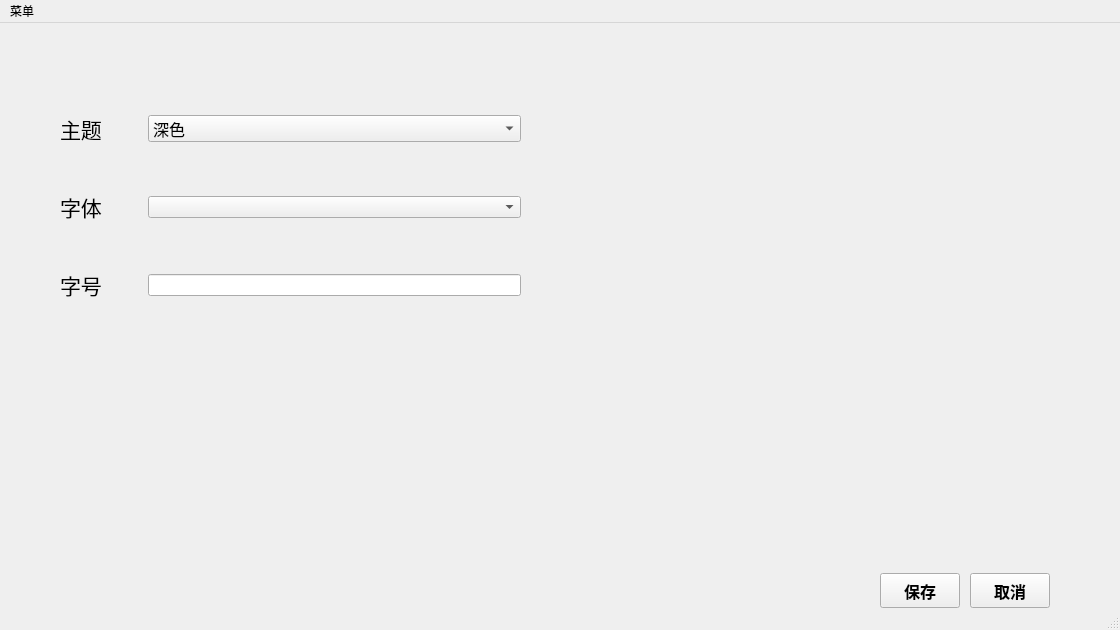
<?xml version="1.0" encoding="UTF-8"?>
<ui version="4.0">
 <class>CmdDialog</class>
 <widget class="QMainWindow" name="CmdDialog">
  <property name="geometry">
   <rect>
    <x>0</x>
    <y>0</y>
    <width>1120</width>
    <height>630</height>
   </rect>
  </property>
  <property name="minimumSize">
   <size>
    <width>1120</width>
    <height>630</height>
   </size>
  </property>
  <property name="maximumSize">
   <size>
    <width>1120</width>
    <height>630</height>
   </size>
  </property>
  <property name="windowTitle">
   <string>MainWindow</string>
  </property>
  <widget class="QWidget" name="centralwidget">
   <widget class="QStackedWidget" name="stackedWidget">
    <property name="geometry">
     <rect>
      <x>0</x>
      <y>0</y>
      <width>1115</width>
      <height>625</height>
     </rect>
    </property>
    <property name="minimumSize">
     <size>
      <width>1115</width>
      <height>625</height>
     </size>
    </property>
    <property name="currentIndex">
     <number>1</number>
    </property>
    <widget class="QWidget" name="terminal">
     <widget class="QTextEdit" name="textEdit">
      <property name="geometry">
       <rect>
        <x>10</x>
        <y>6</y>
        <width>1100</width>
        <height>580</height>
       </rect>
      </property>
      <property name="minimumSize">
       <size>
        <width>1100</width>
        <height>0</height>
       </size>
      </property>
     </widget>
    </widget>
    <widget class="QWidget" name="config">
     <widget class="QPushButton" name="confirmButton">
      <property name="geometry">
       <rect>
        <x>880</x>
        <y>550</y>
        <width>80</width>
        <height>35</height>
       </rect>
      </property>
      <property name="font">
       <font>
        <pointsize>12</pointsize>
        <bold>true</bold>
       </font>
      </property>
      <property name="text">
       <string>保存</string>
      </property>
     </widget>
     <widget class="QPushButton" name="cancelButton">
      <property name="geometry">
       <rect>
        <x>970</x>
        <y>550</y>
        <width>80</width>
        <height>35</height>
       </rect>
      </property>
      <property name="font">
       <font>
        <pointsize>12</pointsize>
        <bold>true</bold>
       </font>
      </property>
      <property name="text">
       <string>取消</string>
      </property>
     </widget>
     <widget class="QWidget" name="layoutWidget">
      <property name="geometry">
       <rect>
        <x>60</x>
        <y>50</y>
        <width>461</width>
        <height>271</height>
       </rect>
      </property>
      <layout class="QGridLayout" name="gridLayout">
       <item row="0" column="2">
        <widget class="QComboBox" name="themecomboBox">
         <property name="font">
          <font>
           <pointsize>12</pointsize>
          </font>
         </property>
         <item>
          <property name="text">
           <string>深色</string>
          </property>
         </item>
         <item>
          <property name="text">
           <string>浅色</string>
          </property>
         </item>
        </widget>
       </item>
       <item row="2" column="2">
        <widget class="QLineEdit" name="sizeEdit"/>
       </item>
       <item row="2" column="0">
        <widget class="QLabel" name="label_3">
         <property name="font">
          <font>
           <family>Microsoft YaHei</family>
           <pointsize>16</pointsize>
          </font>
         </property>
         <property name="text">
          <string>字号</string>
         </property>
        </widget>
       </item>
       <item row="1" column="0">
        <widget class="QLabel" name="label_2">
         <property name="font">
          <font>
           <family>Microsoft YaHei</family>
           <pointsize>16</pointsize>
          </font>
         </property>
         <property name="text">
          <string>字体</string>
         </property>
        </widget>
       </item>
       <item row="0" column="0">
        <widget class="QLabel" name="label">
         <property name="font">
          <font>
           <family>Microsoft YaHei</family>
           <pointsize>16</pointsize>
          </font>
         </property>
         <property name="text">
          <string>主题</string>
         </property>
        </widget>
       </item>
       <item row="1" column="2">
        <widget class="QComboBox" name="fontcomboBox"/>
       </item>
       <item row="0" column="1" rowspan="3">
        <spacer name="horizontalSpacer">
         <property name="orientation">
          <enum>Qt::Horizontal</enum>
         </property>
         <property name="sizeType">
          <enum>QSizePolicy::Fixed</enum>
         </property>
         <property name="sizeHint" stdset="0">
          <size>
           <width>40</width>
           <height>20</height>
          </size>
         </property>
        </spacer>
       </item>
      </layout>
     </widget>
    </widget>
   </widget>
  </widget>
  <widget class="QStatusBar" name="statusbar"/>
  <widget class="QMenuBar" name="menubar">
   <property name="geometry">
    <rect>
     <x>0</x>
     <y>0</y>
     <width>1120</width>
     <height>20</height>
    </rect>
   </property>
   <widget class="QMenu" name="menu">
    <property name="title">
     <string>菜单</string>
    </property>
    <addaction name="settings"/>
   </widget>
   <addaction name="menu"/>
  </widget>
  <action name="settings">
   <property name="text">
    <string>设置</string>
   </property>
  </action>
 </widget>
 <resources/>
 <connections/>
</ui>
